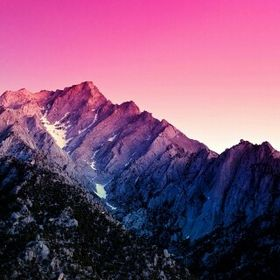
//> input picture Spot_filters/Resource/1.jpg, 280 x 280 px
$ ./main ../../Spot_filters/Resource/1.jpg ../../Spot_filters/Resource/2.jpg   (built with g++ and OpenCV 4)
//> lines starting //> are read from the running program, lines starting //| are printed output that depends on the picture
### Noise_suppression/Noise_suppression/Noise.h
#ifndef NOISE_H
#define NOISE_H
#include <opencv2/opencv.hpp>

template<typename T>
T clamp(T v, int max, int min)
{
	if (v > max)
		return max;
	else if (v < min)
		return min;
	return v;
};
cv::Mat Gaussian_noise(const cv::Mat&);
int genGaussian_noise(int a, int b);
cv::Mat Average(const cv::Mat&);
cv::Mat MedianFilter(const cv::Mat&);

#endif

### Noise_suppression/Noise_suppression/Noise.cpp
#include <ctime>
#include <cmath>
#include <random>
#include "Noise.h"

using namespace cv;

Mat Gaussian_noise(const Mat& image)
{
	std::mt19937 gen(time(0));
	std::uniform_int_distribution<> uid(0, image.rows * image.cols);
	Mat resimg = image.clone();
	cvtColor(resimg, resimg, COLOR_BGR2GRAY);
	int count = int(image.rows * image.cols * 0.2);
	for (int i = 0; i < count; i++)
	{
		int ran = uid(gen);
		int x = ran / image.cols;
		int y = ran - x * image.cols;

		resimg.at<uchar>(x, y) = saturate_cast<uchar>(resimg.at<uchar>(x, y) + genGaussian_noise(0, 255));
	}
	return resimg;
};

int genGaussian_noise(int a, int b)
{
	float mu = 0;
	double x = (rand() % 1000) / 999.0;
	float sigma = 1;
	int pi = 3;
	double sdvig = 1 / sqrt(2 * pi * sigma * sigma) * exp(((-1) * (x - mu) * (x - mu)) / (2 * sigma * sigma));
	sdvig = sdvig * (b - a) + a;
	return int(sdvig);
};

Mat Average(const cv::Mat& image)
{
	Mat copy = image.clone();
	cvtColor(copy, copy, COLOR_BGR2GRAY);
	int mRadius = 1;
	int size = 2 * mRadius + 1;
	for (int x = 0; x < image.cols; x++)
		for (int y = 0; y < image.rows; y++)
		{
			int sum = 0;
			for (int i = -mRadius; i <= mRadius; i++)
				for (int j = -mRadius; j <= mRadius; j++)
				{
					int idx = (i + mRadius) * size + j + mRadius;
					int z = clamp<int>(x + j, copy.cols - 1, 0);
					int q = clamp<int>(y + i, copy.rows - 1, 0);
					sum += copy.at<uchar>(q, z);
				}
			copy.at<uchar>(y, x) = sum / (size * size);
		}
	return copy;
};

Mat MedianFilter(const Mat& image)
{
	Mat copy = image.clone();
	cvtColor(copy, copy, COLOR_BGR2GRAY);
	int mRadius = 1;
	int size = 2 * mRadius + 1;
	std::vector<int> vector(size * size);
	for (int x = 0; x < image.cols; x++)
		for (int y = 0; y < image.rows; y++)
		{
			for (int i = -mRadius; i <= mRadius; i++)
				for (int j = -mRadius; j <= mRadius; j++)
				{
					int idx = (i + mRadius) * size + j + mRadius;
					int z = clamp<int>(x + j, copy.cols - 1, 0);
					int q = clamp<int>(y + i, copy.rows - 1, 0);
					vector[idx] = copy.at<uchar>(q, z);
				}
			sort(vector.begin(), vector.end());
			copy.at<uchar>(y, x) = vector[4];
		}
	return copy;
};

### Noise_suppression/Noise_suppression/main.cpp
#include <iostream>
#include <time.h>
#include "Noise.h"

using namespace cv;
using namespace std;

int main(int argc, char** argv)
{
	if (argc != 3) {
		cout << "Not enough command line arguments" << endl;
		return -1;
	}

	Mat A = imread(argv[1]);
//> A is the input picture: 280 rows x 280 cols, CV_8UC3; mean B, G, R 115.3, 80.3, 130.1
	Mat B = imread(argv[2]);
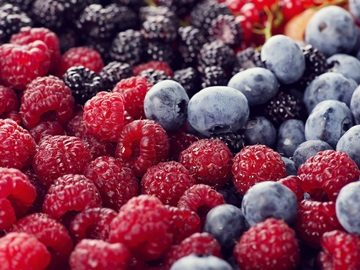
//> input picture Spot_filters/Resource/2.jpg, 360 x 270 px
//> B is the input picture: 270 rows x 360 cols, CV_8UC3; mean B, G, R 83.9, 63.2, 125.8
	if ((!A.data) || (!B.data)) {
		cout << "No image data" << endl;
		return -1;
	}

	/************Test Gaussian_noise************/
	imshow("Original_A", A);
	Mat C = Gaussian_noise(A);
//> in Gaussian_noise, `cvtColor(resimg, resimg, COLOR_BGR2GRAY);`:
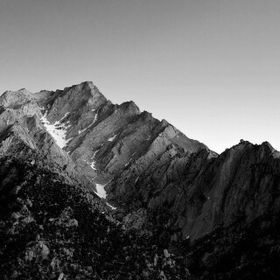
//> resimg: 280 rows x 280 cols, CV_8UC1; min 0, max 255, mean 99.2
	imshow("Gaussian_noise", C);
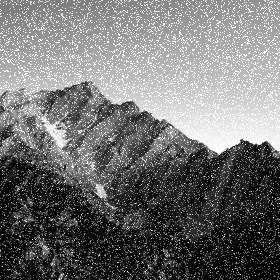
//> window 'Gaussian_noise': 280 rows x 280 cols, CV_8UC1; min 0, max 255, mean 114.8


	imshow("Original_B", B);
	/************Test Averaging Filter************/
	clock_t start = clock();
	Mat D = Average(B);
//> in Average, `cvtColor(copy, copy, COLOR_BGR2GRAY);`:
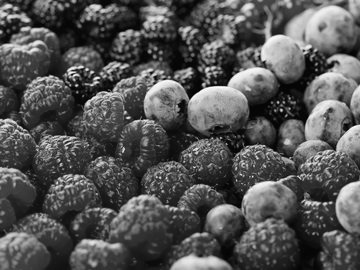
//> copy: 270 rows x 360 cols, CV_8UC1; min 1, max 255, mean 84.2
//> after the loop in Average, `for (int x = 0; x < image.cols; x++)`:
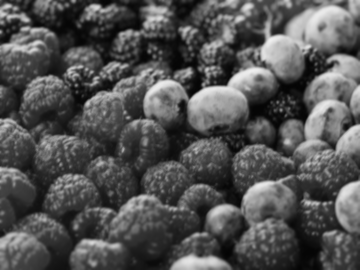
//> copy: 270 rows x 360 cols, CV_8UC1; min 4, max 239, mean 83.4
	clock_t end = clock();
	double seconds = (double)(end - start) / CLOCKS_PER_SEC;
	cout << "Averaging Filter = " << seconds << " seconds" << endl;
	imshow("Averaging Filter", D);

	/************Test Median Filter************/
	start = clock();
	Mat E = MedianFilter(B);
//> after the loop in MedianFilter, `for (int x = 0; x < image.cols; x++)`: vector = [30, 30, 30, 30, 30, 30, 30, 30, 30]
	end = clock();
	seconds = (double)(end - start) / CLOCKS_PER_SEC;
	cout << "Median Filter = " << seconds << " seconds" << endl;
	imshow("Median Filter", E);

	/************Test Median Filter OpenCV************/
	Mat F;
	start = clock();
	medianBlur(B, F, 3);
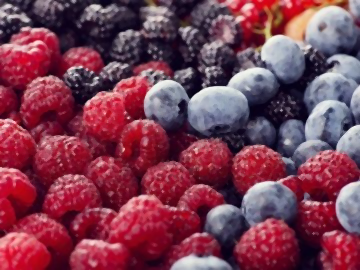
//> F: 270 rows x 360 cols, CV_8UC3; mean B, G, R 83, 62.2, 125.1
	cvtColor(F, F, COLOR_BGR2GRAY);
//> F: 270 rows x 360 cols, CV_8UC1
	end = clock();
	seconds = (double)(end - start) / CLOCKS_PER_SEC;
	cout << "Median Filter OpenCV = " << seconds << " seconds" << endl;
	imshow("Median Filter OpenCV", F);

	waitKey(0);
}
